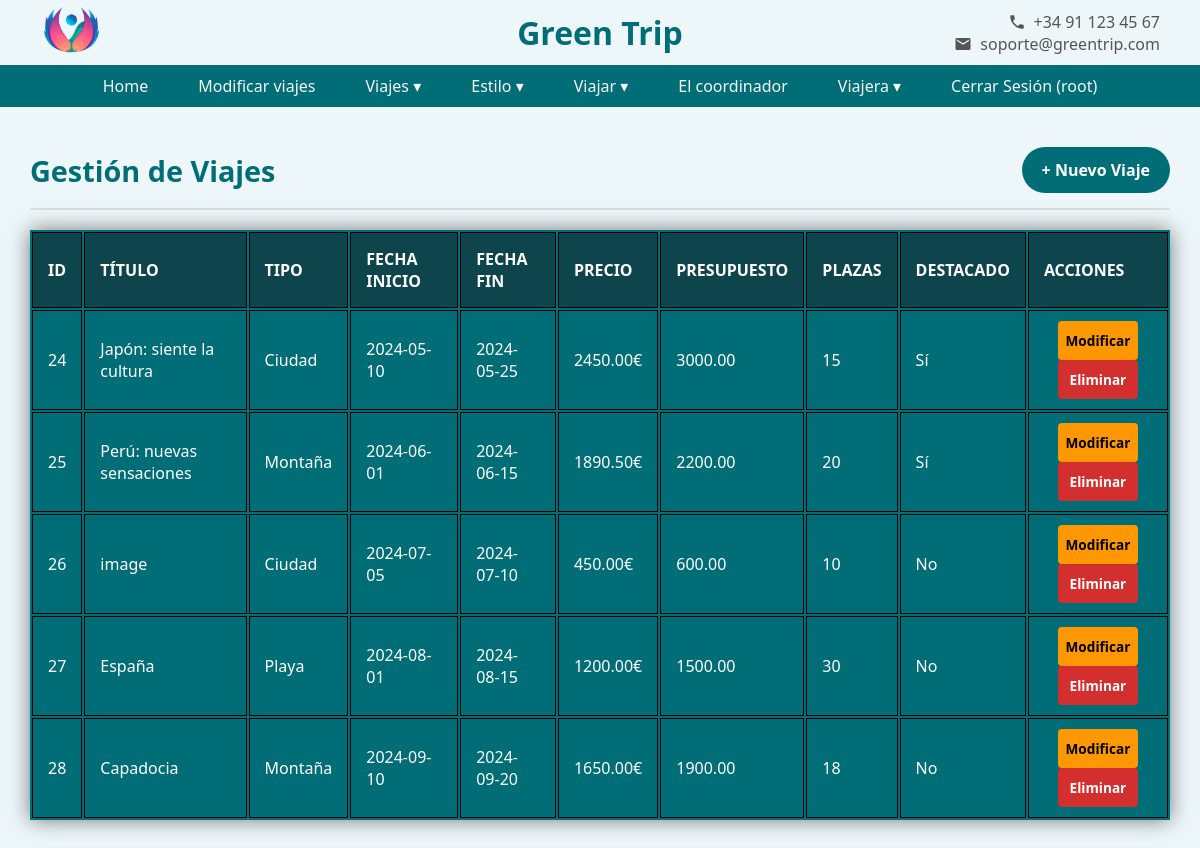
The page /app/admin/administrar_viajes.php (signed in) on the database its author committed.
### tables this page shows
CREATE TABLE IF NOT EXISTS `viajes` (
  `id_viaje` int(11) NOT NULL AUTO_INCREMENT,
  `titulo` varchar(100) NOT NULL,
  `descripcion` text DEFAULT NULL,
  `fecha_inicio` date NOT NULL,
  `fecha_fin` date NOT NULL,
  `precio` decimal(10,2) NOT NULL,
  `presupuesto` decimal(10,2) DEFAULT NULL,
  `destacado` tinyint(1) DEFAULT 0,
  `tipo_viaje` varchar(50) DEFAULT NULL,
  `plazas` int(11) DEFAULT NULL,
  `imagen` varchar(255) DEFAULT NULL,
  PRIMARY KEY (`id_viaje`)
);

### app/admin/administrar_viajes.php (the view, shortened to what this page needs)
<?php
include '../vistas/cabecera.php';
include '../clases/conexionBd.php';
$sql = 'SELECT * FROM viajes';
$stmt = $connBd->query($sql);
echo "<div class='admin-cab'>";
echo "<h1>Gestión de Viajes</h1>";
echo "<a href='../admin/add_viaje.php' class='btn-nuevo'>+ Nuevo Viaje</a>";
echo "</div>";
echo "<table class='tabla-viajes'>";
echo "<thead>";
echo "<tr>
                <th>ID</th>
                <th>Título</th>
                <th>Tipo</th>
                <th>Fecha Inicio</th>
                <th>Fecha Fin</th>
                <th>Precio</th>
                <th>Presupuesto</th>
                <th>Plazas</th>
                <th>Destacado</th>
                <th>Acciones</th>
              </tr>";
echo "</thead>";
echo "<tbody>";
while ($fila = $stmt->fetch(PDO::FETCH_ASSOC)) {
    echo "<tr>";
    echo "<td>" . $fila['id_viaje'] . "</td>";
    echo "<td>" . $fila['titulo'] . "</td>";
    echo "<td>" . $fila['tipo_viaje'] . "</td>";
    echo "<td>" . $fila['fecha_inicio'] . "</td>";
    echo "<td>" . $fila['fecha_fin'] . "</td>";
    echo "<td>" . $fila['precio'] . "€</td>";
    echo "<td>" . $fila['presupuesto'] . "</td>";
    echo "<td>" . $fila['plazas'] . "</td>";
    echo "<td>" . ($fila['destacado'] == 1 ? 'Sí' : 'No') . "</td>";
    echo "<td>";
    echo "<a href='../admin/editar.php?id=" . $fila['id_viaje'] . "' class='btn-editar'>Modificar</a>";
    echo "<a href='../clases/borrar_viaje.php?id=" . $fila['id_viaje'] . "'
                  class='btn-eliminar'
                  onclick='return confirm(\"¿Estás seguro de que quieres borrar este viaje?\")'>
                  Eliminar
                  </a>";
    echo "</td>";
    echo "</tr>";
}
echo "</tbody>";
echo "</table>";
?>
</body>
</html>

### app/assets/estilosPag.css (style rules this page uses)
body { font-family: "Segoe UI", Tahoma, Geneva, Verdana, sans-serif; margin: 0; padding: 0; background-color: #EDF6F9; }
a { text-decoration: none; color: inherit; }
.contenedor-body p, h1 { color: #006D77; font-weight: bold; }
.admin-cab { width: 95%; margin: 40px auto 20px auto; display: flex; justify-content: space-between; align-items: center; padding-bottom: 15px; border-bottom: 2px solid #ddd; }
.admin-cab h1 { color: #006D77; margin: 0; font-size: 1.8em; display: flex; }
.btn-nuevo { background-color: #006D77; color: white; padding: 12px 20px; border-radius: 30px; font-weight: bold; transition: transform 0.2s, box-shadow 0.2s; }
.tabla-viajes { width: 95%; margin: 20px auto 50px auto; margin-bottom: 40px; box-shadow: 0 0 20px rgba(0, 0, 0, 0.5); background-color: #006D77; }
.tabla-viajes th, .tabla-viajes td { padding: 15px; text-align: left; border: 1px solid black; }
.tabla-viajes th { background-color: #0e444c; font-weight: bold; text-transform: uppercase; color: white; }
.tabla-viajes td { background-color: #006D77; color: white; }
.tabla-viajes td:last-child { text-align: center; padding: 10px 5px; }
.btn-editar, .btn-eliminar { display: inline-block; width: 80px; padding: 10px 0; border-radius: 4px; font-size: 0.85em; font-weight: 600; text-align: center; cursor: pointer; margin: 0 3px; transition: transform 0.2s, background-color 0.2s; }
.btn-editar { background-color: #ff9800; color: #000; }
.btn-eliminar { background-color: #d32f2f; color: white; }

### rows shown on the page
viajes: id_viaje "24", titulo "Japón: siente la cultura", tipo_viaje "Ciudad", fecha_inicio "2024-05-10", fecha_fin "2024-05-25", precio "2450.00", presupuesto "3000.00", plazas "15", destacado "Sí"
viajes: id_viaje "25", titulo "Perú: nuevas sensaciones", tipo_viaje "Montaña", fecha_inicio "2024-06-01", fecha_fin "2024-06-15", precio "1890.50", presupuesto "2200.00", plazas "20", destacado "Sí"
viajes: id_viaje "26", titulo "image", tipo_viaje "Ciudad", fecha_inicio "2024-07-05", fecha_fin "2024-07-10", precio "450.00", presupuesto "600.00", plazas "10", destacado "No"
viajes: id_viaje "27", titulo "España", tipo_viaje "Playa", fecha_inicio "2024-08-01", fecha_fin "2024-08-15", precio "1200.00", presupuesto "1500.00", plazas "30", destacado "No"
viajes: id_viaje "28", titulo "Capadocia", tipo_viaje "Montaña", fecha_inicio "2024-09-10", fecha_fin "2024-09-20", precio "1650.00", presupuesto "1900.00", plazas "18", destacado "No"

### other values the page prints
$_SESSION["username"] "root"
